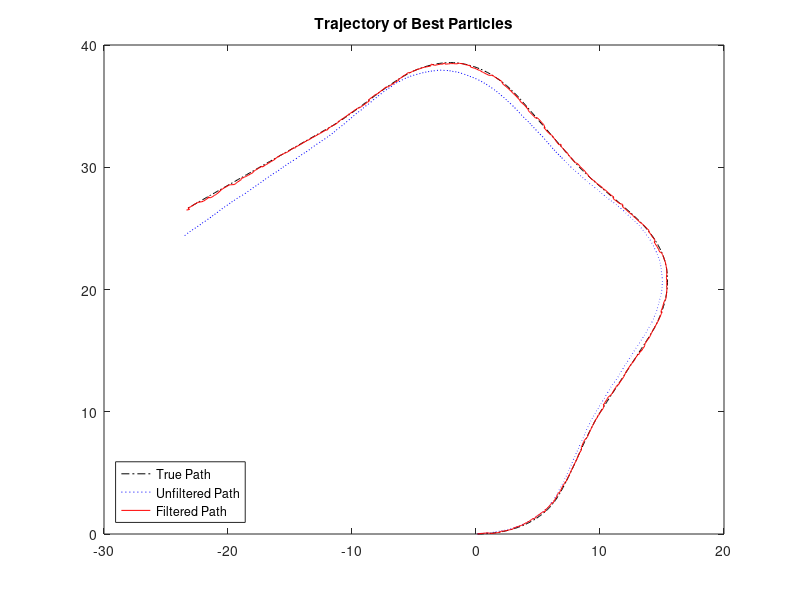
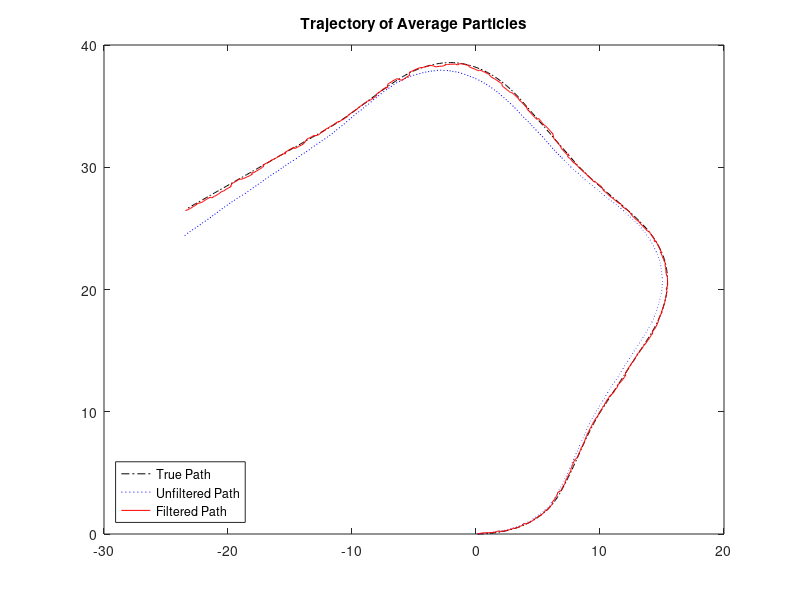
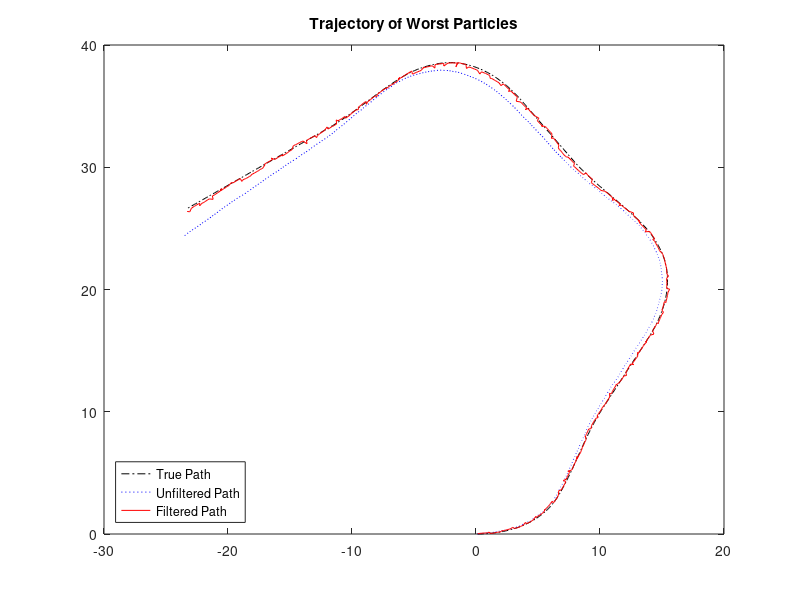

Here is the MATLAB script that generated these plots, in order:
close all
load('data.mat')

%% Specify common parameters and create containers
num_particles = 100;
num_steps = 625;
num_measurements = 78;
X_BestParticles = zeros(size(XTRUE));
X_AverageParticles = zeros(size(XTRUE));
X_WorstParticles = zeros(size(XTRUE));
predicted_X = repmat([0; 0; 0], 1, num_particles);
corrected_X = predicted_X;
max_index = randi(num_particles);
avg_index = randi(num_particles);
min_index = randi(num_particles);

%% Iterate through dataset to filter
for i = 1:num_steps
    % Sample motion model
    V = normrnd(VG(1, i), 0.5, [1, num_particles]);
    G = normrnd(VG(2, i), 3*pi/180, [1, num_particles]);
    predicted_X(1, :) = corrected_X(1, :) + 0.025*V.*cos(G + corrected_X(3, :));
    predicted_X(2, :) = corrected_X(2, :) + 0.025*V.*sin(G + corrected_X(3, :));
    predicted_X(3, :) = corrected_X(3, :) + 0.025*V.*sin(G)/4;
    predicted_X(3, :) = atan2(sin(predicted_X(3, :)), cos(predicted_X(3, :)));
    
    if (~mod(i, 8))
        % Calculate weights from measurement model
        sigma = [0.2 2*pi/180].^2;
        w = ones(num_particles, 1);
        for k = 1:size(Z, 2)
            j = Z(3, k, i);
            if (~isnan(j))
                mu = [sqrt((lm(1, j) - predicted_X(1, :)).^2 + (lm(2, j) - predicted_X(2, :)).^2);
                      atan2(lm(2, j) - predicted_X(2, :), lm(1, j) - predicted_X(1, :)) - predicted_X(3, :)]';
                mu(:, 2) = atan2(sin(mu(:, 2)), cos(mu(:, 2)));
                w_tmp = mvnpdf(Z(1:2, k, i)', mu, sigma);
                if (sum(w_tmp) > 0)
                    w = w.*w_tmp;
                end
                w = w/sum(w);
            end
        end
        max_index = find(w == max(w), 1);
        avg_index = find(abs(w - mean(w)) == min(abs(w - mean(w))), 1);
        min_index = find(w == min(w), 1);
        
        % Perform low-variance resampling
        J = num_particles;
        r = normrnd(0, 1/J);
        c = w(1);
        k = 1;
        for j = 1:J
            U = r + (j - 1)/J;
            while (U > c)
                k = k + 1;
                if (k > J)
                    k = k - J;
                end
                c = c + w(k);
            end
            corrected_X(:, j) = predicted_X(:, k);
        end
    else
        corrected_X = predicted_X;
    end
    
    % Save data for plotting
    X_BestParticles(:, i) = predicted_X(:, max_index);
    X_AverageParticles(:, i) = predicted_X(:, avg_index);
    X_WorstParticles(:, i) = predicted_X(:, min_index);
end

%% Calculate RMS of each trajectory with respect to the true path
error_odo = rms(XODO - XTRUE, 2);
error_max = rms(X_BestParticles - XTRUE, 2);
error_avg = rms(X_AverageParticles - XTRUE, 2);
error_min = rms(X_WorstParticles - XTRUE, 2);
disp('             error_x     error_y     error_theta')
disp('-------------------------------------------------')
disp(['error_odo', '    ', num2str(error_odo', 5)])
disp(['error_max', '    ', num2str(error_max', 5)])
disp(['error_avg', '    ', num2str(error_avg', 5)])
disp(['error_min', '    ', num2str(error_min', 5)])

%% Plot the trajectories
% Plot the trajectory of the best particle
figure('Position', get(groot,'ScreenSize'))
plot(XTRUE(1, :), XTRUE(2, :), '-.k')
hold on
plot(XODO(1, :), XODO(2, :), ':b')
hold on
plot(X_BestParticles(1, :), X_BestParticles(2, :), '-r')
legend({'True Path', 'Unfiltered Path', 'Filtered Path'}, 'Location', 'southwest')
title('Trajectory of Best Particles')

% Plot the trajectory of the average particle
figure('Position', get(groot,'ScreenSize'))
plot(XTRUE(1, :), XTRUE(2, :), '-.k')
hold on
plot(XODO(1, :), XODO(2, :), ':b')
hold on
plot(X_AverageParticles(1, :), X_AverageParticles(2, :), '-r')
legend({'True Path', 'Unfiltered Path', 'Filtered Path'}, 'Location', 'southwest')
title('Trajectory of Average Particles')

% Plot the trajectory of the worst particle
figure('Position', get(groot,'ScreenSize'))
plot(XTRUE(1, :), XTRUE(2, :), '-.k')
hold on
plot(XODO(1, :), XODO(2, :), ':b')
hold on
plot(X_WorstParticles(1, :), X_WorstParticles(2, :), '-r')
legend({'True Path', 'Unfiltered Path', 'Filtered Path'}, 'Location', 'southwest')
title('Trajectory of Worst Particles')